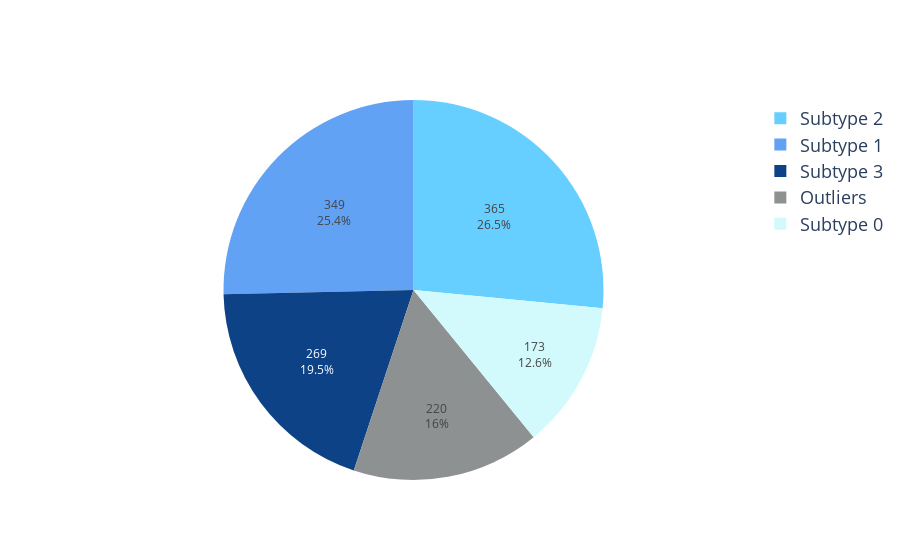

Here is the notebook cell this chart was saved with:
### Code cell
fig = piechart_multiple(S=S,
                        diagnosis=diagnosis,
                      chosen_subtypes=chosen_subtypes)
fig

### Figure 1 — Plotly figure (JSON) as saved in the notebook; plotly's stock layout.template omitted (floating-point values rounded to 4 significant figures)
{"data": [{"customdata": [["Subtype 0"], ["Subtype 1"], ["Subtype 2"], ["Subtype 3"], ["Outliers"], ["Subtype 0"], ["Subtype 1"], ["Subtype 2"], ["Subtype 3"], ["Outliers"]], "domain": {"x": [0, 1], "y": [0, 1]}, "hovertemplate": "Subtype=%{customdata[0]}<br>Counts=%{value}<extra></extra>", "labels": ["Subtype 0", "Subtype 1", "Subtype 2", "Subtype 3", "Outliers", "Subtype 0", "Subtype 1", "Subtype 2", "Subtype 3", "Outliers"], "legendgroup": "", "marker": {"colors": ["#d2fafc", "#62a2f5", "#66cfff", "#0e4287", "#8e9191", "#d2fafc", "#62a2f5", "#66cfff", "#0e4287", "#8e9191"]}, "name": "", "showlegend": true, "textinfo": "value+percent", "textposition": "inside", "type": "pie", "values": [159, 250, 266, 222, 157, 14, 99, 99, 47, 63]}], "layout": {"legend": {"font": {"size": 18}, "tracegroupgap": 0}, "title": {"font": {"size": 24}, "text": "", "x": 0.5}}}
